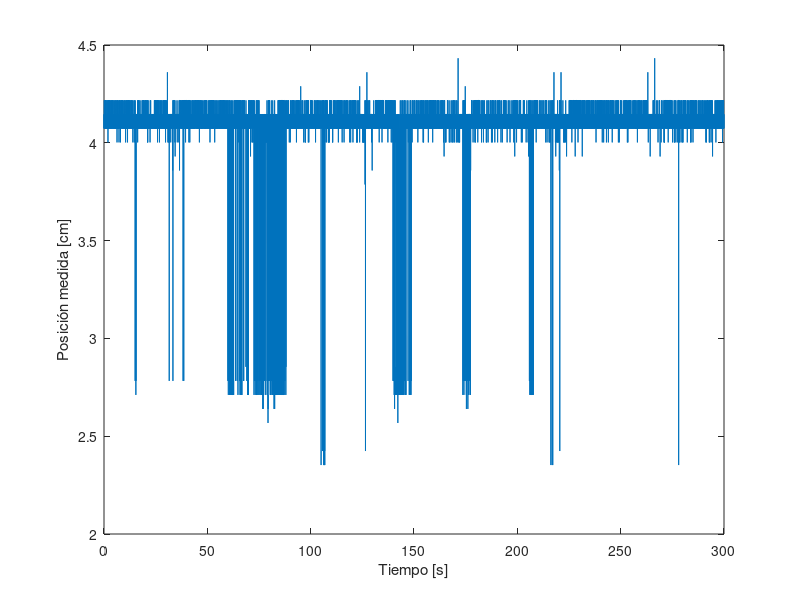

This figure's MATLAB source: (Note: this script raises an error after producing the figure.)
clear; clc, close all;

load('Mediciones/medicion_v7.mat');

%pos: posición del carro en cm

N = length(pos);
Ts = 0.02;
fs = 1/Ts;

m_pos = mean(pos);
var_pos = var(pos);
std_pos = std(pos);
maximo = max(pos);
minimo = min(pos);

pos_c = pos - m_pos; %Señal centrada

% Gráfico de la señal medida

figure;
plot(t, pos);
xlabel('Tiempo [s]'); 
ylabel('Posición medida [cm]');

yline(m_pos, 'k--', 'LineWidth', 2);
yline(m_pos + 3 * std_pos, 'r--', 'LineWidth', 2);
yline(m_pos - 3 * std_pos, 'r--', 'LineWidth', 2);

title('Medición (transitorio ya descartado)');
legend('Medicion', 'Media', 'Media + 3 * Desvío', 'Media - 3 * Desvío');
xlim([0, 30]);
grid on;

% HISTOGRAMA
ANCHO_BIN = std_pos/4;

figure;
histogram(pos, 'Normalization', 'probability', 'BinWidth', ANCHO_BIN);
xlabel('Posición'); ylabel('Proporción de observaciones');
title('Histograma de la medición con bins de ancho', ANCHO_BIN);
xline(minimo, 'r--');
xline(maximo, 'r--');
grid on;
 
% Comparación contra una gaussiana con la media y varianza estimadas
legend('Histograma', 'Mínimo', 'Máximo');



%%
%Según chat:
valores = unique(pos);
delta = diff(valores);

figure;
histogram(delta);
grid on;
xlabel('\Delta posición [cm]');
ylabel('Cantidad');
title('Diferencias entre niveles de cuantización');

%{
¿Puede el ruido ser una V.A. discreta? --> Aunque lo parezca, probablemente no. Lo que se ve es la cuantización del sensor, 
no un ruido distribuido sobre un conjunto discreto.
%}
